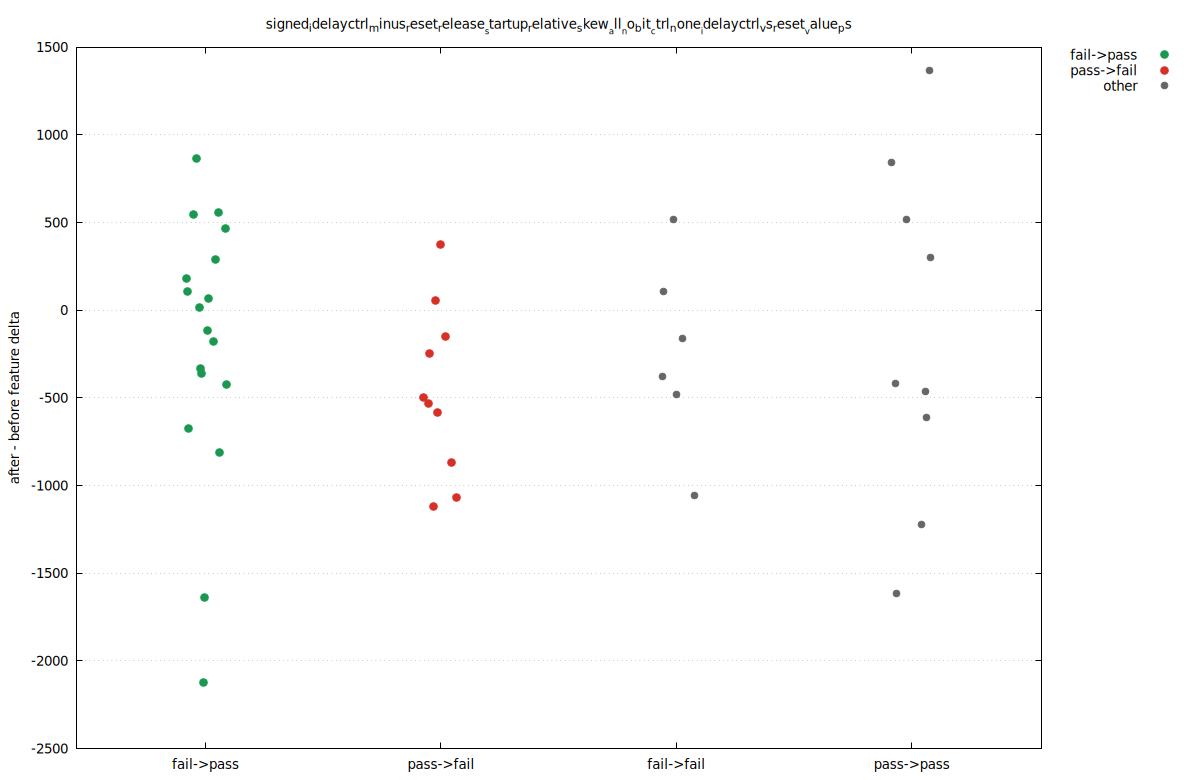

The gnuplot source for this figure:
set terminal pngcairo size 1200,780 enhanced font 'DejaVu Sans,10'
set output 'delta_02.png'
set datafile separator comma
set key outside right top
set grid ytics
set xrange [0.45:4.55]
set xtics ('fail->pass' 1, 'pass->fail' 2, 'fail->fail' 3, 'pass->pass' 4)
set ylabel 'after - before feature delta'
set title 'signed_idelayctrl_minus_reset_release__startup_relative_skew__all__no_bit__ctrl_none__idelayctrl_vs_reset__value_ps'
plot \
  'delta_02.dat' using 1:3 with points pt 7 ps 1.25 lc rgb '#1a9850' title 'fail->pass', \
  'delta_02.dat' using 1:4 with points pt 7 ps 1.25 lc rgb '#d73027' title 'pass->fail', \
  'delta_02.dat' using 1:5 with points pt 7 ps 1.1 lc rgb '#666666' title 'other'
